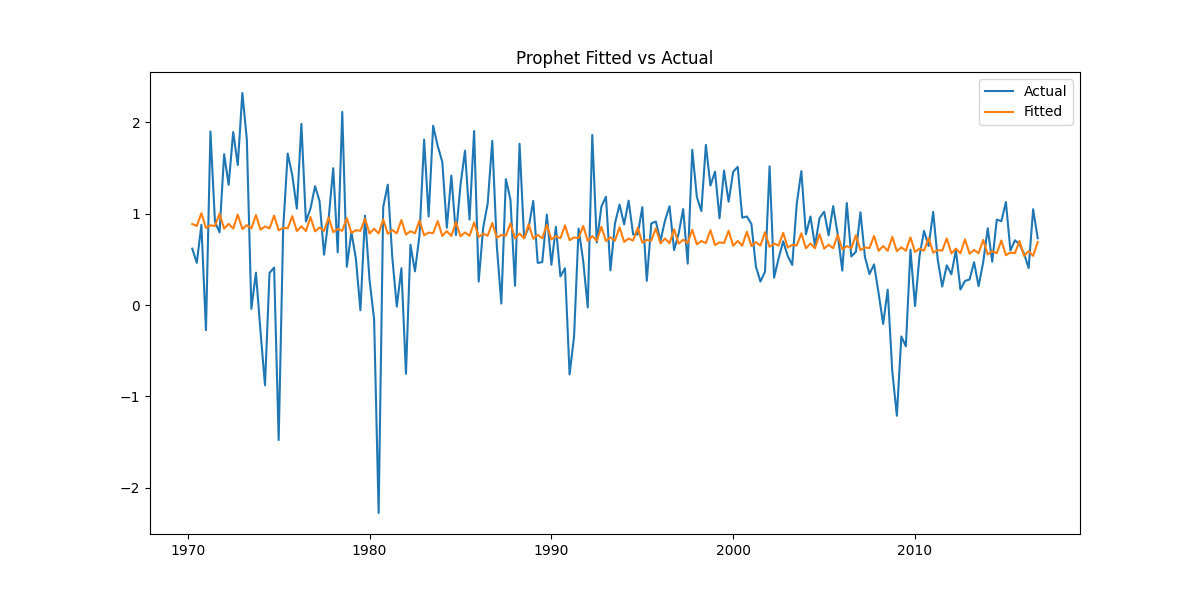

Recreate this plot in Python.
import pandas as pd
from prophet import Prophet
import numpy as np
import matplotlib.pyplot as plt

# 데이터 불러오기
df = pd.read_csv("uschange.csv")

# Index → 날짜 변환
year = df['Index'].astype(float).astype(int)
frac = df['Index'] - year
quarter = frac.map({0.0: 1, 0.25: 2, 0.50: 3, 0.75: 4}).astype(int)

idx = pd.PeriodIndex(year=year, quarter=quarter, freq='Q')
df['ds'] = idx.to_timestamp(how='end')

# Prophet 형식으로 변환
df_prophet = df[['ds', 'Consumption']].rename(columns={'Consumption': 'y'})

m = Prophet()
m.fit(df_prophet)

forecast = m.predict(df_prophet[['ds']])  # 기존 날짜만 예측
df_eval = df_prophet.copy()
df_eval['yhat'] = forecast['yhat']

y = df_eval['y']
yhat = df_eval['yhat']
y_mean = y.mean()

SS_res = ((y - yhat) ** 2).sum()
SS_tot = ((y - y_mean) ** 2).sum()

R2 = 1 - SS_res / SS_tot
print("R²:", R2)


plt.figure(figsize=(12,6))
plt.plot(df_eval['ds'], y, label='Actual')
plt.plot(df_eval['ds'], yhat, label='Fitted')
plt.legend()
plt.title("Prophet Fitted vs Actual")
plt.show()
